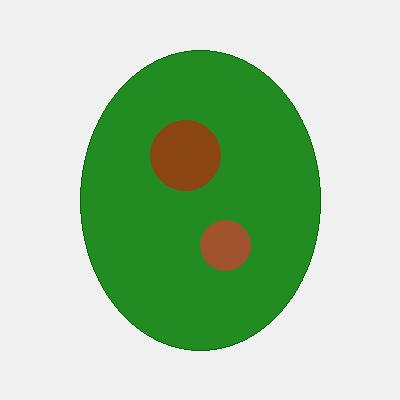
#> input picture test_images/sample_leaf.jpg, 400 x 400 px
$ python -i segmentation.py   (imports and definitions only)
#> lines starting #> are read from the running program, lines starting #| are printed output that depends on the picture; after the words box and inside, x2 and y2 are one past the last pixel; in counts of white or black regions, pixels touching at a corner belong together
#> further down, picture is the input picture: PIL image 400x400 RGB; mean R, G, B 170.7, 201.4, 166.3
"""
Disease Segmentation Module
----------------------------

Pipeline:
1. Load trained U-Net model.
2. Detect leaf foreground using HSV + Lab.
3. Predict disease/lesion pixels using U-Net.
4. Restrict disease prediction to the leaf region.
5. Calculate affected-area ratio.
6. Generate:
   - disease mask
   - leaf mask
   - disease overlay
   - composite visualization

The trained U-Net is a DISEASE/LESION segmentation model.
It is NOT a leaf-segmentation model.

Production runtime:
- TensorFlow 2.15
- TensorFlow SavedModel exported from the original
  Keras 3 U-Net model.
"""

from pathlib import Path
from typing import Dict, Any
import logging
import uuid

import cv2
import numpy as np
from PIL import Image


# ============================================================
# PATH CONFIGURATION
# ============================================================

BASE_DIR = Path(__file__).resolve().parent

# Production TensorFlow SavedModel runtime.
#
# This artifact was exported from:
#   unet_plantseg.keras
#
# and verified under:
#   TensorFlow 2.15.0
#
# Input:
#   (None, 256, 256, 3)
#
# Output:
#   (None, 256, 256, 1)
SEGMENTATION_SAVEDMODEL_PATH = (
    BASE_DIR
    / "segmentation_model"
    / "unet_plantseg_savedmodel"
)

# Authoritative production segmentation runtime path
SEGMENTATION_MODEL_PATH = SEGMENTATION_SAVEDMODEL_PATH

# Original Keras model kept as the source/conversion lineage artifact.
SEGMENTATION_SOURCE_KERAS_PATH = (
    BASE_DIR
    / "segmentation_model"
    / "unet_plantseg.keras"
)

# Legacy H5 artifact.
# Kept for archival purposes but NOT used by the production
# runtime because it is incompatible with the current runtime.
SEGMENTATION_MODEL_H5_PATH = (
    BASE_DIR
    / "segmentation_model"
    / "unet_plantseg.h5"
)

SEGMENTATION_DIR = (
    BASE_DIR
    / "generated"
    / "segmentation"
)

# [14 lines not run here, left out]

logger = logging.getLogger(__name__)


# ============================================================
# LEAF SEGMENTER
# ============================================================

class LeafSegmenter:
    """
    Handles:

    - leaf foreground estimation
    - disease/lesion segmentation
    - U-Net inference
    - visualization generation

    The U-Net is a disease/lesion segmentation model.
    Leaf foreground detection is performed separately using
    HSV + Lab heuristics.
    """

    def __init__(self):
        # TensorFlow SavedModel object.
        self.unet_model = None

        # Callable SavedModel signature.
        self.unet_infer = None

        self.architecture_name = (
            "HSV/Lab Adaptive Segmenter"
        )

        # Verified production U-Net input dimensions.
        self.model_input_height = 256
        self.model_input_width = 256

        self._try_load_unet()

    # ========================================================
    # LOAD U-NET
    # ========================================================

    def _try_load_unet(self) -> None:
        """
        Load the production U-Net TensorFlow SavedModel.

        The original U-Net was saved in Keras 3 format.
        The production environment uses TensorFlow 2.15,
        therefore the verified SavedModel export is used here.

        Expected signature:

        Input:
            input_layer
            shape = (None, 256, 256, 3)
            dtype = float32

        Output:
            output_0
            shape = (None, 256, 256, 1)
            dtype = float32
        """

        # ----------------------------------------------------
        # Require production SavedModel
        # ----------------------------------------------------

        if not SEGMENTATION_SAVEDMODEL_PATH.exists():
            logger.warning(
                "U-Net SavedModel not found at: "
                f"{SEGMENTATION_SAVEDMODEL_PATH}"
            )

            logger.warning(
                "Falling back to HSV/Lab segmentation."
            )

            self.unet_model = None
            self.unet_infer = None

            return

        try:
            import tensorflow as tf

            logger.info(
                "Loading U-Net SavedModel from: "
                f"{SEGMENTATION_SAVEDMODEL_PATH}"
            )

            # ------------------------------------------------
            # Load SavedModel
            # ------------------------------------------------

            self.unet_model = tf.saved_model.load(
                str(SEGMENTATION_SAVEDMODEL_PATH)
            )

            # ------------------------------------------------
            # Validate required signature
            # ------------------------------------------------

            if "serve" not in self.unet_model.signatures:
                raise RuntimeError(
                    "U-Net SavedModel does not contain "
                    "the required 'serve' signature."
                )

            self.unet_infer = (
                self.unet_model.signatures["serve"]
            )

            # ------------------------------------------------
            # Validate input signature
            # ------------------------------------------------

            input_signature = (
                self.unet_infer
                .structured_input_signature
            )

            input_kwargs = input_signature[1]

            if "input_layer" not in input_kwargs:
                raise RuntimeError(
                    "U-Net SavedModel does not expose "
                    "the expected 'input_layer' input."
                )

            input_spec = input_kwargs["input_layer"]

            if input_spec.shape.rank != 4:
                raise RuntimeError(
                    "Unexpected U-Net input rank: "
                    f"{input_spec.shape}"
                )

            if input_spec.shape[1] is None:
                raise RuntimeError(
                    "U-Net input height is undefined."
                )

            if input_spec.shape[2] is None:
                raise RuntimeError(
                    "U-Net input width is undefined."
                )

            if input_spec.shape[3] != 3:
                raise RuntimeError(
                    "Expected U-Net RGB input with 3 channels, "
                    f"got: {input_spec.shape}"
                )

            self.model_input_height = int(
                input_spec.shape[1]
            )

            self.model_input_width = int(
                input_spec.shape[2]
            )

            # ------------------------------------------------
            # Validate output signature
            # ------------------------------------------------

            output_signature = (
                self.unet_infer
                .structured_outputs
            )

            if "output_0" not in output_signature:
                raise RuntimeError(
                    "U-Net SavedModel does not expose "
                    "the expected 'output_0' output."
                )

            output_spec = output_signature["output_0"]

            if output_spec.shape.rank != 4:
                raise RuntimeError(
                    "Unexpected U-Net output rank: "
                    f"{output_spec.shape}"
                )

            if output_spec.shape[-1] != 1:
                raise RuntimeError(
                    "Expected one-channel U-Net output, "
                    f"got: {output_spec.shape}"
                )

            # ------------------------------------------------
            # Production architecture
            # ------------------------------------------------

            self.architecture_name = (
                "U-Net (Deep Learning Segmentation)"
            )

            logger.info(
                "U-Net SavedModel loaded successfully."
            )

            logger.info(
                "Model input size: "
                f"{self.model_input_width}x"
                f"{self.model_input_height}"
            )

            logger.info(
                "Model output shape: "
                f"{output_spec.shape}"
            )

            logger.info(
                "Available SavedModel signatures: "
                f"{list(self.unet_model.signatures.keys())}"
            )

        except Exception as err:

            logger.warning(
                "Failed to load U-Net SavedModel: "
                f"{err}"
            )

            logger.warning(
                "Falling back to HSV/Lab segmentation."
            )

            self.unet_model = None
            self.unet_infer = None

    # ========================================================
    # MAIN SEGMENTATION FUNCTION
    # ========================================================

    def segment_image(
        self,
        original_img: Image.Image
    ) -> Dict[str, Any]:
        """
        Run complete segmentation pipeline.

        Returns:
            Dictionary containing:

            - architecture
            - total pixels
            - leaf pixels
            - diseased pixels
            - affected ratio
            - affected percentage
            - mask path
            - leaf mask path
            - overlay path
            - composite path
        """

        # ----------------------------------------------------
        # Validate input
        # ----------------------------------------------------

        if not isinstance(
            original_img,
            Image.Image
        ):
            raise TypeError(
                "segment_image() expects a PIL.Image.Image."
            )

        # ----------------------------------------------------
        # Convert PIL -> RGB NumPy
        # ----------------------------------------------------

        img_rgb = np.array(
            original_img.convert("RGB")
        )

        if img_rgb.ndim != 3:
            raise ValueError(
                "Input image must have 3 dimensions "
                "(height, width, channels)."
            )

        if img_rgb.shape[2] != 3:
            raise ValueError(
                "Input image must contain exactly "
                "3 RGB channels."
            )

        height, width, _ = img_rgb.shape

        total_pixels = height * width

        logger.info(
            f"Processing image: "
            f"{width}x{height}"
        )

        # ====================================================
        # STEP 1 — LEAF FOREGROUND
        # ====================================================

        leaf_mask = self._extract_leaf_mask(
            img_rgb
        )

        leaf_pixels = int(
            np.count_nonzero(leaf_mask)
        )

        # ----------------------------------------------------
        # Fallback if leaf detection fails
        # ----------------------------------------------------

        if leaf_pixels == 0:

            logger.warning(
                "No leaf foreground detected. "
                "Using complete image as foreground."
            )

            leaf_mask = (
                np.ones(
                    (height, width),
                    dtype=np.uint8
                ) * 255
            )

            leaf_pixels = total_pixels

        # ====================================================
        # STEP 2 — DISEASE SEGMENTATION
        # ====================================================

        diseased_mask = (
            self._extract_diseased_mask(
                img_rgb,
                leaf_mask
            )
        )

        diseased_pixels = int(
            np.count_nonzero(diseased_mask)
        )

        # ====================================================
        # STEP 3 — AFFECTED AREA
        # ====================================================

        affected_ratio = (
            diseased_pixels /
            max(leaf_pixels, 1)
        )

        affected_percentage = (
            affected_ratio * 100.0
        )

        affected_ratio = round(
            float(affected_ratio),
            4
        )

        affected_percentage = round(
            float(affected_percentage),
            2
        )

        logger.info(
            f"Leaf pixels: {leaf_pixels}"
        )

        logger.info(
            f"Diseased pixels: {diseased_pixels}"
        )

        logger.info(
            f"Affected area: "
            f"{affected_percentage:.2f}%"
        )

        # ====================================================
        # STEP 4 — GENERATE FILE NAMES
        # ====================================================

        unique_id = uuid.uuid4().hex[:8]

        leaf_mask_filename = (
            f"segmentation_{unique_id}_leaf_mask.png"
        )

        disease_mask_filename = (
            f"segmentation_{unique_id}_disease_mask.png"
        )

        overlay_filename = (
            f"segmentation_{unique_id}_overlay.jpg"
        )

        composite_filename = (
            f"segmentation_{unique_id}_composite.jpg"
        )

        # ====================================================
        # STEP 5 — FILE PATHS
        # ====================================================

        leaf_mask_path = (
            SEGMENTATION_DIR /
            leaf_mask_filename
        )

        disease_mask_path = (
            SEGMENTATION_DIR /
            disease_mask_filename
        )

        overlay_path = (
            SEGMENTATION_DIR /
            overlay_filename
        )

        composite_path = (
            SEGMENTATION_DIR /
            composite_filename
        )

        # ====================================================
        # STEP 6 — SAVE LEAF MASK
        # ====================================================

        cv2.imwrite(
            str(leaf_mask_path),
            leaf_mask
        )

        # ====================================================
        # STEP 7 — SAVE DISEASE MASK
        # ====================================================

        cv2.imwrite(
            str(disease_mask_path),
            diseased_mask
        )

        # ====================================================
        # STEP 8 — CREATE OVERLAY
        # ====================================================

        overlay_rgb = (
            self._create_overlay_image(
                img_rgb,
                leaf_mask,
                diseased_mask
            )
        )

        Image.fromarray(
            overlay_rgb
        ).save(
            overlay_path,
            quality=95
        )

        # ====================================================
        # STEP 9 — CREATE COMPOSITE
        # ====================================================

        composite_rgb = (
            self._create_composite_image(
                img_rgb,
                leaf_mask,
                diseased_mask,
                overlay_rgb
            )
        )

        Image.fromarray(
            composite_rgb
        ).save(
            composite_path,
            quality=95
        )

        # ====================================================
        # RELATIVE PATHS
        # ====================================================

        relative_leaf_mask = (
            f"generated/segmentation/"
            f"{leaf_mask_filename}"
        )

        relative_disease_mask = (
            f"generated/segmentation/"
            f"{disease_mask_filename}"
        )

        relative_overlay = (
            f"generated/segmentation/"
            f"{overlay_filename}"
        )

        relative_composite = (
            f"generated/segmentation/"
            f"{composite_filename}"
        )

        # ====================================================
        # RETURN RESULT
        # ====================================================

        return {

            "available": True,

            "architecture": (
                self.architecture_name
            ),

            "model_input_size": (
                f"{self.model_input_width}x"
                f"{self.model_input_height}"
            ),

            "total_pixels": total_pixels,

            "leaf_pixels": leaf_pixels,

            "diseased_pixels": diseased_pixels,

            "affected_ratio": affected_ratio,

            "affected_percentage": (
                affected_percentage
            ),

            "leaf_mask_path": (
                relative_leaf_mask
            ),

            "mask_path": (
                relative_disease_mask
            ),

            "disease_mask_path": (
                relative_disease_mask
            ),

            "overlay_path": (
                relative_overlay
            ),

            "composite_path": (
                relative_composite
            ),

            "absolute_leaf_mask_path": (
                str(leaf_mask_path)
            ),

            "absolute_mask_path": (
                str(disease_mask_path)
            ),

            "absolute_disease_mask_path": (
                str(disease_mask_path)
            ),

            "absolute_overlay_path": (
                str(overlay_path)
            ),

            "absolute_composite_path": (
                str(composite_path)
            ),
        }

    # ========================================================
    # LEAF MASK
    # ========================================================

    def _extract_leaf_mask(
        self,
        img_rgb: np.ndarray
    ) -> np.ndarray:
        """
        Estimate leaf foreground using HSV + Lab.

        This is a heuristic foreground mask.
        It is NOT a trained leaf segmentation model.
        """

        # ----------------------------------------------------
        # RGB -> BGR
        # ----------------------------------------------------

        img_bgr = cv2.cvtColor(
            img_rgb,
            cv2.COLOR_RGB2BGR
        )

        # ----------------------------------------------------
        # BGR -> HSV
        # ----------------------------------------------------

        hsv = cv2.cvtColor(
            img_bgr,
            cv2.COLOR_BGR2HSV
        )
#> hsv: shape (400, 400, 3); mean H, S, V 23.2, 69.8, 204.1

        # ----------------------------------------------------
        # BGR -> Lab
        # ----------------------------------------------------

        lab = cv2.cvtColor(
            img_bgr,
            cv2.COLOR_BGR2Lab
        )
#> lab: shape (400, 400, 3); mean of channels 0, 1, 2 200.5, 113.3, 143.8

        # ====================================================
        # GREEN / YELLOW VEGETATION
        # ====================================================

        lower_green = np.array(
            [20, 30, 20]
        )

        upper_green = np.array(
            [95, 255, 255]
        )

        mask_hsv = cv2.inRange(
            hsv,
            lower_green,
            upper_green
        )
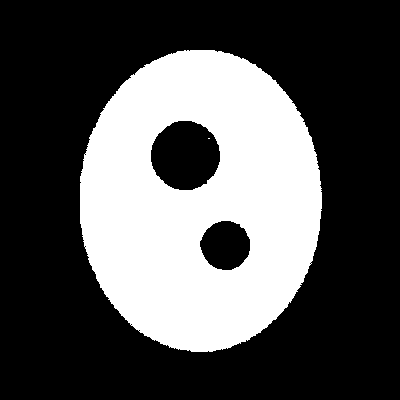
#> mask_hsv: shape (400, 400); 32.5% white; 2 white regions (1 under 20 px), largest, box (x1, y1, x2, y2) and area: (80, 50, 322, 352) 52052

        # ====================================================
        # LAB GREENNESS
        # ====================================================

        a_channel = lab[:, :, 1]
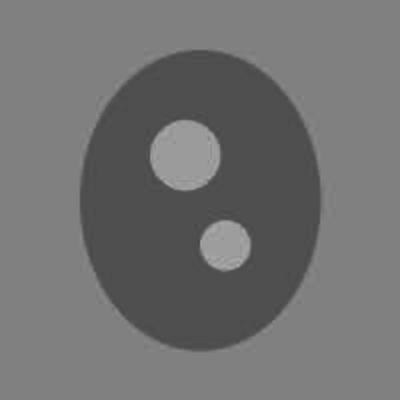
#> a_channel: shape (400, 400); min 71, max 171, mean 113.3

        _, mask_lab = cv2.threshold(
            a_channel,
            124,
            255,
            cv2.THRESH_BINARY_INV
        )
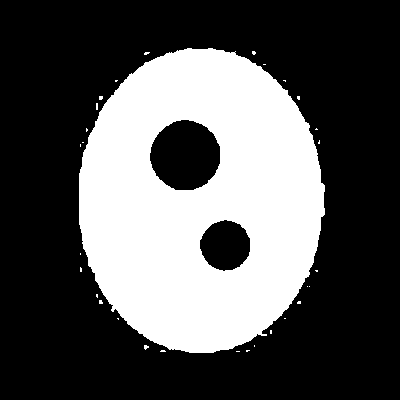
#> mask_lab: shape (400, 400); 33.3% white; 30 white regions (29 under 20 px), largest, box (x1, y1, x2, y2) and area: (79, 48, 325, 353) 53101

        # ====================================================
        # COMBINE
        # ====================================================

        combined = cv2.bitwise_or(
            mask_hsv,
            mask_lab
        )
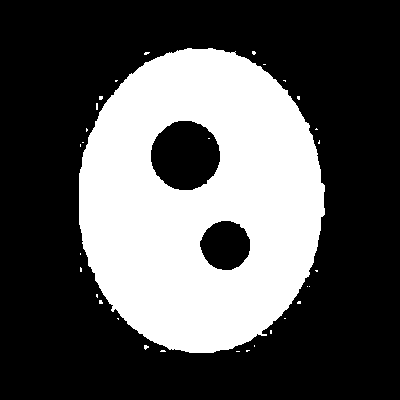
#> combined: shape (400, 400); 33.4% white; 31 white regions (30 under 20 px), largest, box (x1, y1, x2, y2) and area: (79, 48, 325, 353) 53259

        # ====================================================
        # MORPHOLOGICAL CLEANING
        # ====================================================

        kernel = cv2.getStructuringElement(
            cv2.MORPH_ELLIPSE,
            (5, 5)
        )

        morph = cv2.morphologyEx(
            combined,
            cv2.MORPH_CLOSE,
            kernel,
            iterations=2
        )
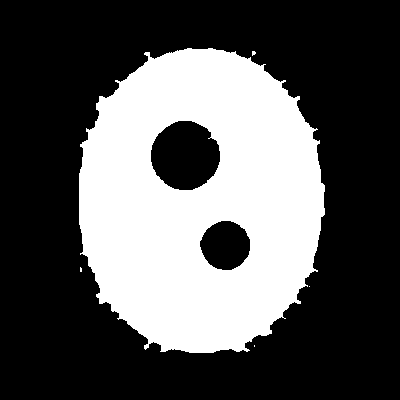
#> morph: shape (400, 400); 33.9% white; 5 white regions (4 under 20 px), largest, box (x1, y1, x2, y2) and area: (79, 48, 325, 353) 54184

        morph = cv2.morphologyEx(
            morph,
            cv2.MORPH_OPEN,
            kernel,
            iterations=1
        )
#> morph: shape (400, 400); 33.8% white; 2 white regions (1 under 20 px)

        # ====================================================
        # FIND CONTOURS
        # ====================================================

        contours, _ = cv2.findContours(
            morph,
            cv2.RETR_EXTERNAL,
            cv2.CHAIN_APPROX_SIMPLE
        )
#> contours = 2 contours, 1 with area under 20; largest, box (x1, y1, x2, y2) and area: (79, 48, 325, 353) 59126
#> (the rest of the program and of its run is left out)
